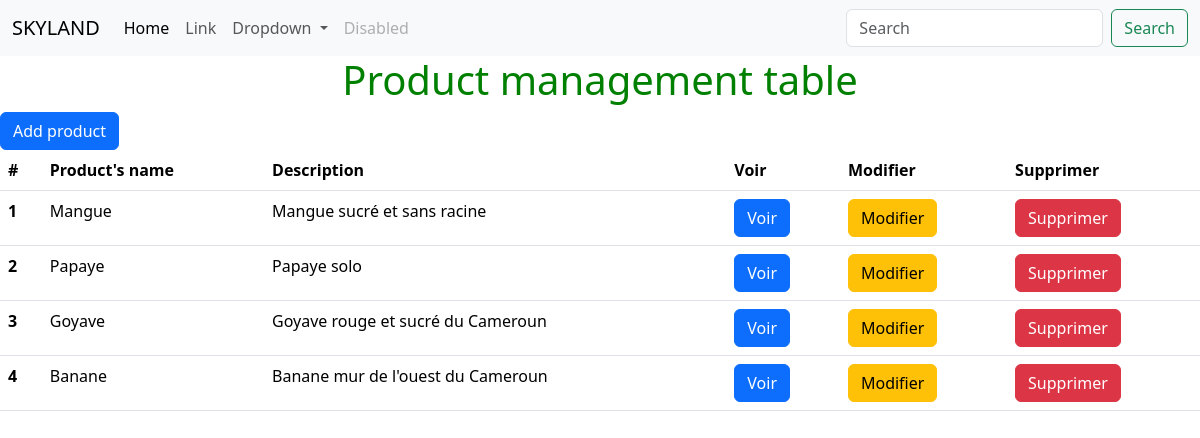
Page /manager on the earlier database version.
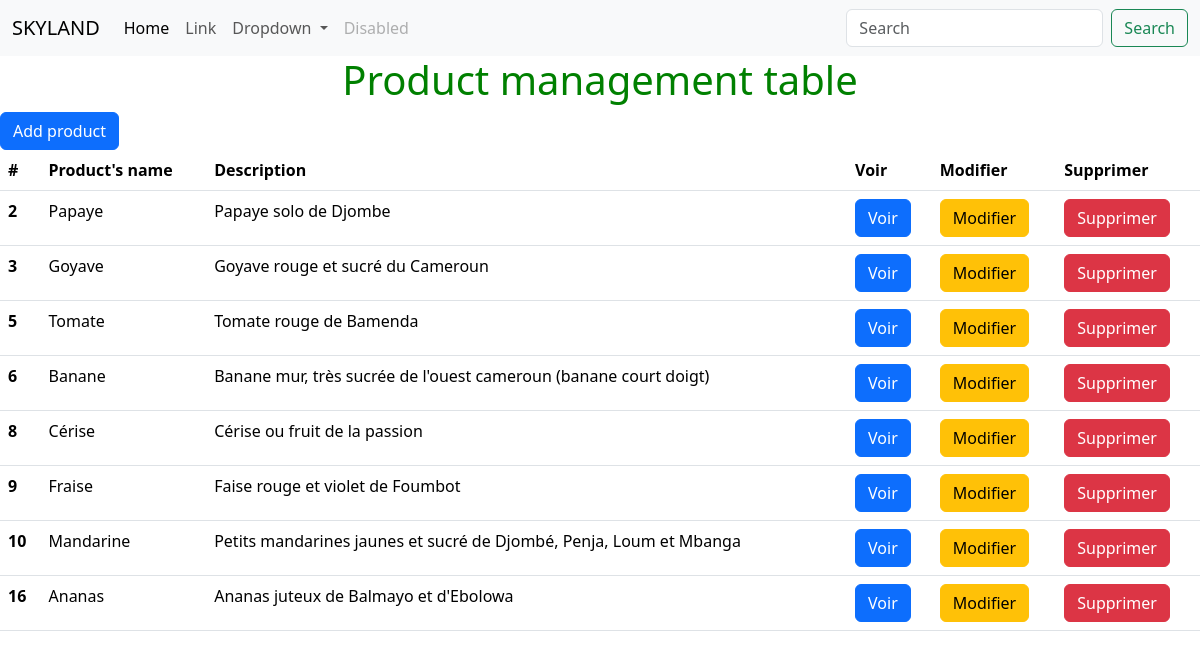
Same page on the later database version.
### products/models.py (models this page shows, shortened)
class Products(models.Model):
    name = models.CharField(max_length=150)
    description = models.TextField()
    price = models.DecimalField(max_digits=10000, decimal_places=2)
    image = models.ImageField(upload_to="images", null=True, blank=True)
    status = models.BooleanField(default=False)
    class Meta:
        verbose_name = ("Product")
        verbose_name_plural = ("Products")

### products/views.py (the view)
# urls.py: path('manager', table, name='table'),
def table(request):
    obj = Products.objects.all()
    return render(request, "products/table.html", {'obj': obj})

### templates/products/table.html
{% extends "products/bases.html" %}
{% block content %}
<center>
    <h1 style="color:green">Product management table</h1>
</center>
<a href="create" class="btn btn-primary">Add product</a>
<table class="table">
  <thead>
    <tr>
      <th scope="col">#</th>
      <th scope="col">Product's name</th>
      <th scope="col">Description</th>
      <th scope="col">Voir</th>
      <th scope="col">Modifier</th>
      <th scope="col">Supprimer</th>
    </tr>
  </thead>
  <tbody>
    {% for item in obj %}
        <tr>
        <th scope="row">{{item.id}}</th>
        <td>{{item.name}}</td>
        <td>{{item.description}}</td>
        <td><a href="" class="btn btn-primary">Voir</a></td>
        <td><a href="update/{{item.id}}" class="btn btn-warning">Modifier</a></td>
        <td><a href="delete/{{item.id}}" class="btn btn-danger">Supprimer</a></td>
        </tr>
    {% endfor %}
  </tbody>
</table>
{% endblock %}

Differences in the rows shown:
removed Products: id "1", name "Mangue", description "Mangue sucré et sans racine"
removed Products: id "4", name "Banane", description "Banane mur de l'ouest du Cameroun"
changed Products "Papaye": description "Papaye solo" → "Papaye solo de Djombe"
added Products: id "5", name "Tomate", description "Tomate rouge de Bamenda"
added Products: id "6", name "Banane", description "Banane mur, très sucrée de l'ouest cameroun (banane court doigt)"
added Products: id "8", name "Cérise", description "Cérise ou fruit de la passion"
added Products: id "9", name "Fraise", description "Faise rouge et violet de Foumbot"
added Products: id "10", name "Mandarine", description "Petits mandarines jaunes et sucré de Djombé, Penja, Loum et Mbanga"
added Products: id "16", name "Ananas", description "Ananas juteux de Balmayo et d'Ebolowa"
